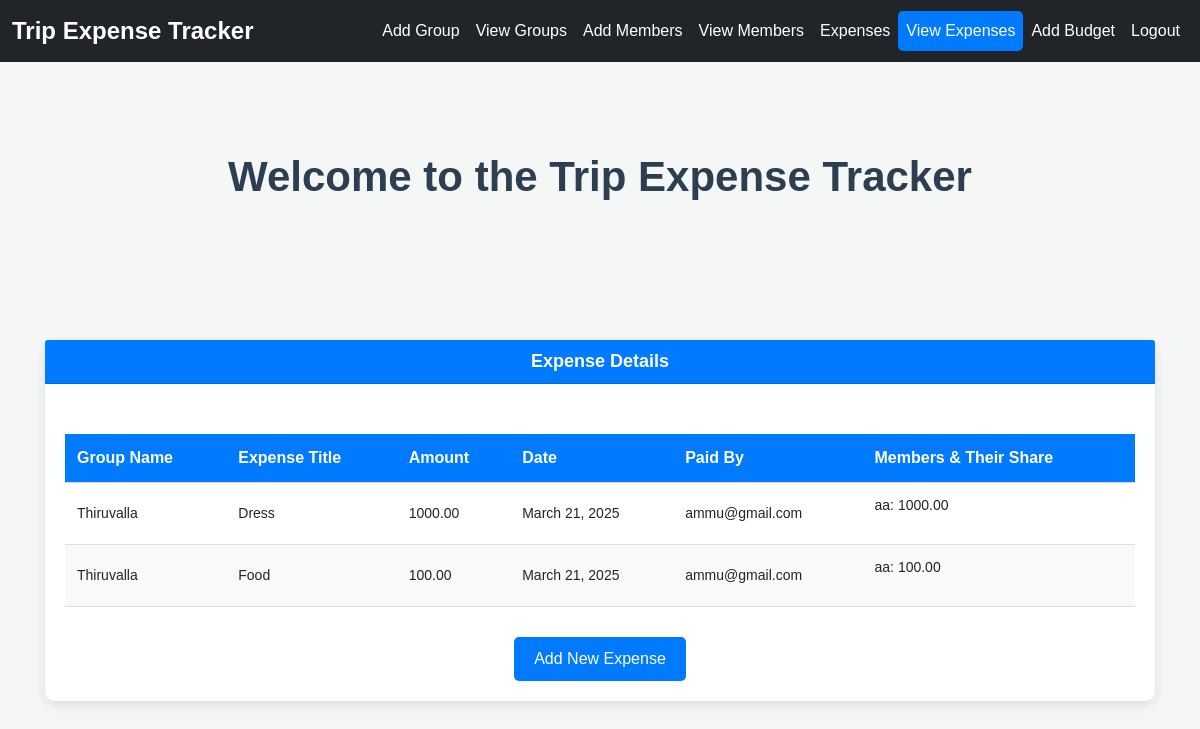
Page /viewexpense/ (signed in) on the committed database.
### app/models.py (models this page shows, shortened)
class Expense(models.Model):
    title = models.CharField(max_length=200)
    amount = models.DecimalField(max_digits=10, decimal_places=2)
    date = models.DateField()
    group = models.ForeignKey(ExpenseGroup, on_delete=models.CASCADE, related_name='expenses')
    paid_by = models.ForeignKey(userregister, on_delete=models.CASCADE, related_name='paid_expenses')
    split_among = models.ManyToManyField(GroupMember, through='ExpenseSplit')
    created_at = models.DateTimeField(auto_now_add=True)

class ExpenseGroup(models.Model):
    name = models.CharField(max_length=100)
    created_by = models.ForeignKey(User, on_delete=models.CASCADE, related_name='created_groups')  # Use User model
    created_at = models.DateTimeField(auto_now_add=True)

class userregister(models.Model):
    user = models.OneToOneField(User, on_delete=models.CASCADE)
    email = models.EmailField()
    phone = models.CharField(max_length=15)
    location = models.CharField(max_length=100)
    confirm_password = models.CharField(max_length=255)

class GroupMember(models.Model):
    group = models.ForeignKey(ExpenseGroup, on_delete=models.CASCADE, related_name='members')
    name = models.CharField(max_length=100)
    phone_number = models.CharField(max_length=17)

class ExpenseSplit(models.Model):
    expense = models.ForeignKey(Expense, on_delete=models.CASCADE)
    member = models.ForeignKey(GroupMember, on_delete=models.CASCADE)
    amount = models.DecimalField(max_digits=10, decimal_places=2)

### app/views.py (the view)
# urls.py: path('viewexpense/', views.viewexpense, name='viewexpense'),
@login_required
def viewexpense(request):
    user = request.user
    try:
        user_register = userregister.objects.get(user=user)
    except userregister.DoesNotExist:
        messages.error(request, "User not found in user register.")
        return redirect('userlogin')
    user_groups = ExpenseGroup.objects.filter(created_by=user)
    expenses = Expense.objects.filter(group__in=user_groups, paid_by=user_register)
    expense_data = []
    for expense in expenses:
        group_name = expense.group.name
        splits = ExpenseSplit.objects.filter(expense=expense)
        member_share = {split.member.name: split.amount for split in splits}
        expense_data.append({
            'expense': expense,
            'group_name': group_name,
            'splits': member_share
        })
    return render(request, 'user/viewexpense.html', {'expense_data': expense_data})

### templates/user/viewexpense.html (shortened to what this page needs)
<!DOCTYPE html>
<html lang="en">
<head>
    <link href="https://cdn.jsdelivr.net/npm/bootstrap@5.1.3/dist/css/bootstrap.min.css" rel="stylesheet">
</head>
<body>
    <nav class="navbar navbar-expand-lg navbar-dark bg-dark">
        <div class="container-fluid">
            <a class="navbar-brand" href="../userhome">Trip Expense Tracker</a>
            <div class="collapse navbar-collapse" id="navbarNav">
                <ul class="navbar-nav ms-auto">
                    <li class="nav-item"><a class="nav-link" href="../addgroup">Add Group</a></li>
                    <li class="nav-item"><a class="nav-link" href="../viewgroup">View Groups</a></li>
                    <li class="nav-item"><a class="nav-link" href="../addgroupmember">Add Members</a></li>
                    <li class="nav-item"><a class="nav-link" href="../viewgroupmember">View Members</a></li>
                    <li class="nav-item"><a class="nav-link" href="../addexpense">Expenses</a></li>
                    <li class="nav-item"><a class="nav-link active" href="../viewexpense">View Expenses</a></li>
                    <li class="nav-item"><a class="nav-link" href="../add-budget">Add Budget</a></li>
                    <li class="nav-item"><a class="nav-link" href="../userlogout">Logout</a></li>
                </ul>
            </div>
        </div>
    </nav>
    <div class="container">
        <h1>Welcome to the Trip Expense Tracker</h1>
    </div>
    {% block content %}
    <div class="container">
        <div class="card">
            <div class="card-header">
                Expense Details
            </div>
            <div class="card-body">
                <table>
                    <thead>
                        <tr>
                            <th>Group Name</th>
                            <th>Expense Title</th>
                            <th>Amount</th>
                            <th>Date</th>
                            <th>Paid By</th>
                            <th>Members & Their Share</th>
                        </tr>
                    </thead>
                    <tbody>
                        {% for data in expense_data %}
                        <tr>
                            <td>{{ data.group_name }}</td>
                            <td>{{ data.expense.title }}</td>
                            <td>{{ data.expense.amount }}</td>
                            <td>{{ data.expense.date }}</td>
                            <td>{{ data.expense.paid_by.user.username }}</td>
                            <td class="expense-share">
                                <ul>
                                    {% for member, share in data.splits.items %}
                                    <li>{{ member }}: {{ share }}</li>
                                    {% endfor %}
                                </ul>
                            </td>
                        </tr>
                        {% endfor %}
                    </tbody>
                </table>
                <a href="../addexpense" class="btn">Add New Expense</a>
            </div>
        </div>
    </div>
    {% endblock %}
</body>
</html>

### templates/user/viewexpense.html (style rules this page uses)
body { font-family: 'Arial', sans-serif; background-color: #f4f7f6; }
.navbar { margin-bottom: 20px; }
.navbar .nav-link { font-size: 16px; font-weight: 500; }
.navbar .nav-link.active { background-color: #007bff; border-radius: 5px; }
.container { text-align: center; padding: 50px 15px; }
.container h1 { font-size: 42px; margin-top: 20px; color: #2c3e50; font-weight: bold; }
.navbar-brand { font-size: 24px; font-weight: 700; color: #fff; }
.nav-item .nav-link { color: #ffffff; }
.nav-item .nav-link.active { color: #fff; background-color: #007bff; }
.navbar-dark .navbar-nav .nav-link { color: #fff; }
table { width: 100%; border-collapse: collapse; margin: 30px 0; }
table thead { background-color: #007bff; color: white; }
table th, table td { padding: 12px; text-align: left; border-bottom: 1px solid #ddd; }
table th { font-size: 16px; font-weight: 600; }
table td { font-size: 14px; }
table tbody tr:nth-child(even) { background-color: #f9f9f9; }
.expense-share ul { list-style-type: none; padding: 0; }
.expense-share li { font-size: 14px; }
.btn { background-color: #007bff; color: white; padding: 10px 20px; border: none; border-radius: 5px; text-decoration: none; }
.card { margin-top: 30px; border: none; box-shadow: 0px 4px 12px rgba(0, 0, 0, 0.1); border-radius: 10px; }
.card-header { font-size: 18px; font-weight: 600; background-color: #007bff; color: white; border-radius: 10px 10px 0 0; }
.card-body { padding: 20px; }

### rows in the picture
Expense: group_name "Thiruvalla", expense "Dress", expense.amount "1000.00", expense "March 21, 2025", expense.paid_by.user.username "ammu@gmail.com"
GroupMember: splits "aa" "aa"
ExpenseSplit: splits "1000.00"
Expense: group_name "Thiruvalla", expense "Food", expense.amount "100.00", expense "March 21, 2025", expense.paid_by.user.username "ammu@gmail.com"
ExpenseSplit: splits "100.00"
